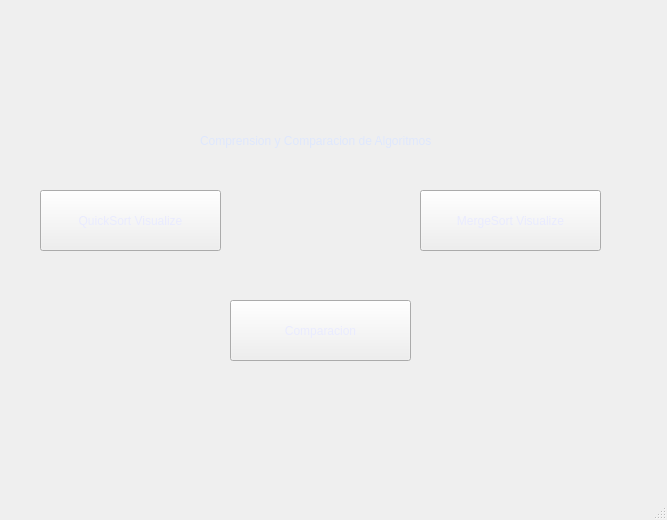
<?xml version="1.0" encoding="UTF-8"?>
<ui version="4.0">
 <class>MainWindow</class>
 <widget class="QMainWindow" name="MainWindow">
  <property name="geometry">
   <rect>
    <x>0</x>
    <y>0</y>
    <width>667</width>
    <height>520</height>
   </rect>
  </property>
  <property name="windowTitle">
   <string>MainWindow</string>
  </property>
  <property name="styleSheet">
   <string notr="true">/* ---------------------------
   TEMA OSCURO NEÓN (MORADO/AZUL)
   Dirigido a:
   - QPushButton#Comparaciones  OR QPushButton[class=&quot;Comparaciones&quot;]
   - QPushButton#Mergesort      OR QPushButton[class=&quot;Mergesort&quot;]
   - QPushButton#Quicksort      OR QPushButton[class=&quot;Quicksort&quot;]
   - QLabel#label               OR QLabel[class=&quot;label&quot;]
---------------------------- */

/* Fondo general */
QMainWindow, QWidget {
  background: qlineargradient(spread:pad, x1:0, y1:0, x2:1, y2:1,
                              stop:0 #070812, stop:1 #0f1324);
  color: #e9ebff;
  font-family: &quot;Segoe UI&quot;, &quot;Roboto&quot;, Arial;
}

/* Card/container opcional */
QWidget#card {
  background: rgba(255,255,255,0.03);
  border-radius: 14px;
  border: 1px solid rgba(120, 40, 255, 0.08);
  padding: 18px;
}

/* LABEL PRINCIPAL (label) */
QLabel#label, QLabel[class=&quot;label&quot;] {
  color: qlineargradient(spread:pad, x1:0, y1:0, x2:1, y2:1,
                         stop:0 #d9c2ff, stop:1 #a8f0ff);
  font-size: 16px;
  font-weight: 600;
  padding: 8px 12px;
  background: transparent;
  border-radius: 8px;
}

/* Texto secundario */
QLabel {
  color: rgba(220,230,255,0.9);
}

/* --------------------------
   BOTONES — estilo base
   (aplicado por objectName o por propiedad 'class')
   ------------------------- */
QPushButton#Comparaciones, QPushButton[class=&quot;Comparaciones&quot;],
QPushButton#Mergesort, QPushButton[class=&quot;Mergesort&quot;],
QPushButton#Quicksort, QPushButton[class=&quot;Quicksort&quot;] {
  min-width: 140px;
  padding: 12px 18px;
  border-radius: 12px;
  font-weight: 700;
  border: none;
  color: #061226;
  cursor: pointer;
}

/* Comparaciones — estilo morado neón */
QPushButton#Comparaciones, QPushButton[class=&quot;Comparaciones&quot;] {
  background: qlineargradient(spread:pad, x1:0, y1:0, x2:1, y2:1,
                              stop:0 #6a00ff, stop:1 #b84bff);
  color: #f6f3ff;
  border: 1px solid rgba(186, 75, 255, 0.35);
}

/* Hover y pressed (Comparaciones) */
QPushButton#Comparaciones:hover, QPushButton[class=&quot;Comparaciones&quot;]:hover {
  background: qlineargradient(x1:0, y1:0, x2:1, y2:1,
                             stop:0 #7b2bff, stop:1 #ce7bff);
  transform: scale(1.04);
}
QPushButton#Comparaciones:pressed, QPushButton[class=&quot;Comparaciones&quot;]:pressed {
  transform: translateY(2px) scale(0.98);
  background: qlineargradient(x1:0, y1:0, x2:1, y2:1,
                             stop:0 #5a00e6, stop:1 #9a3fe6);
  border: 1px solid rgba(120, 20, 220, 0.45);
}

/* Mergesort — estilo azul neón (principal) */
QPushButton#Mergesort, QPushButton[class=&quot;Mergesort&quot;] {
  background: qlineargradient(spread:pad, x1:0, y1:0, x2:1, y2:1,
                              stop:0 #00b7ff, stop:1 #6cf0ff);
  color: #031026;
  border: 1px solid rgba(0, 215, 255, 0.18);
}

/* Hover y pressed (Mergesort) */
QPushButton#Mergesort:hover, QPushButton[class=&quot;Mergesort&quot;]:hover {
  background: qlineargradient(x1:0, y1:0, x2:1, y2:1,
                             stop:0 #1ad7ff, stop:1 #8ff8ff);
  transform: scale(1.04);
}
QPushButton#Mergesort:pressed, QPushButton[class=&quot;Mergesort&quot;]:pressed {
  transform: translateY(2px) scale(0.98);
  background: qlineargradient(x1:0, y1:0, x2:1, y2:1,
                             stop:0 #00a2e6, stop:1 #4ad7e6);
  border: 1px solid rgba(0, 150, 220, 0.35);
}

/* Quicksort — estilo outline morado con glow interior */
QPushButton#Quicksort, QPushButton[class=&quot;Quicksort&quot;] {
  background: rgba(255,255,255,0.02);
  color: #e6dbff;
  border: 1px solid rgba(150, 60, 255, 0.28);
  box-shadow: none; /* Qt no soporta box-shadow en QSS; dejar para efectos gráficos */
}

/* Hover y pressed (Quicksort) */
QPushButton#Quicksort:hover, QPushButton[class=&quot;Quicksort&quot;]:hover {
  background: rgba(140, 45, 255, 0.14);
  border: 1px solid rgba(210, 100, 255, 0.48);
  transform: scale(1.035);
}
QPushButton#Quicksort:pressed, QPushButton[class=&quot;Quicksort&quot;]:pressed {
  transform: translateY(1px) scale(0.985);
  background: rgba(120, 20, 255, 0.22);
}

/* Disabled state */
QPushButton:disabled {
  background: rgba(255,255,255,0.02);
  color: rgba(200,200,220,0.5);
  border: 1px solid rgba(255,255,255,0.02);
}

/* Focus (suavizado) */
QPushButton:focus {
  outline: none;
  border: 1px solid rgba(180, 90, 255, 0.55);
}

/* Pequeños toques estéticos adicionales */
QLabel#subtitle, QLabel[class=&quot;subtitle&quot;] {
  color: rgba(200,210,255,0.6);
  font-size: 12px;
}

/* Scrollbars (opcional, a juego) */
QScrollBar:vertical {
  background: transparent;
  width: 10px;
  margin: 6px 0 6px 0;
}
QScrollBar::handle:vertical {
  min-height: 20px;
  border-radius: 5px;
  background: qlineargradient(x1:0, y1:0, x2:0, y2:1,
                             stop:0 #6a00ff, stop:1 #00b7ff);
}
QScrollBar::handle:vertical:hover {
  background: qlineargradient(x1:0, y1:0, x2:0, y2:1,
                             stop:0 #8b3bff, stop:1 #1ad7ff);
}
</string>
  </property>
  <widget class="QWidget" name="centralwidget">
   <widget class="QWidget" name="widget" native="true">
    <property name="geometry">
     <rect>
      <x>0</x>
      <y>0</y>
      <width>661</width>
      <height>461</height>
     </rect>
    </property>
    <property name="styleSheet">
     <string notr="true"/>
    </property>
    <widget class="QPushButton" name="Comparaciones">
     <property name="geometry">
      <rect>
       <x>230</x>
       <y>300</y>
       <width>181</width>
       <height>61</height>
      </rect>
     </property>
     <property name="styleSheet">
      <string notr="true"/>
     </property>
     <property name="text">
      <string>Comparacion</string>
     </property>
    </widget>
    <widget class="QPushButton" name="Quicksort">
     <property name="geometry">
      <rect>
       <x>40</x>
       <y>190</y>
       <width>181</width>
       <height>61</height>
      </rect>
     </property>
     <property name="text">
      <string>QuickSort Visualize</string>
     </property>
    </widget>
    <widget class="QPushButton" name="Mergesort">
     <property name="geometry">
      <rect>
       <x>420</x>
       <y>190</y>
       <width>181</width>
       <height>61</height>
      </rect>
     </property>
     <property name="text">
      <string>MergeSort Visualize</string>
     </property>
    </widget>
    <widget class="QLabel" name="label">
     <property name="geometry">
      <rect>
       <x>200</x>
       <y>110</y>
       <width>241</width>
       <height>61</height>
      </rect>
     </property>
     <property name="text">
      <string>Comprension y Comparacion de Algoritmos</string>
     </property>
    </widget>
   </widget>
  </widget>
  <widget class="QMenuBar" name="menubar">
   <property name="geometry">
    <rect>
     <x>0</x>
     <y>0</y>
     <width>667</width>
     <height>33</height>
    </rect>
   </property>
  </widget>
  <widget class="QStatusBar" name="statusbar"/>
 </widget>
 <resources/>
 <connections/>
</ui>
